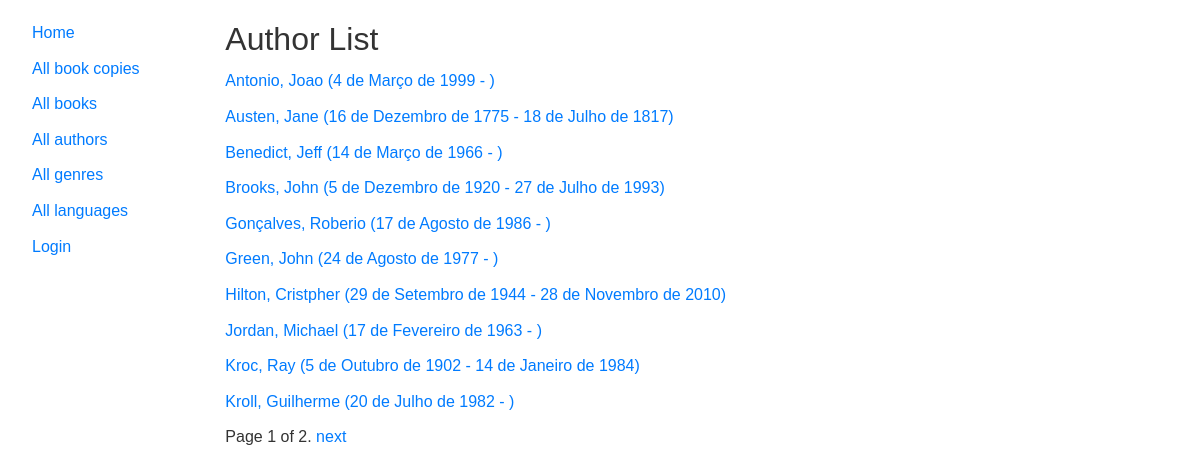
Screenshot of /catalog/authors/ with the database file from the repository.
### catalog/models.py (models this page shows)
class Author(models.Model):
    first_name = models.CharField(max_length=100)
    last_name = models.CharField(max_length=100)
    date_of_birth = models.DateField(null=True, blank=True)
    date_of_death = models.DateField('died', null=True, blank=True)
    class Meta:
        ordering = ['last_name', 'first_name']
    def get_absolute_url(self):
        return reverse('author-detail', args=[str(self.id)])
    def __str__(self):
        return f'{self.last_name}, {self.first_name}'

### catalog/views.py (the view)
# urls.py: path('authors/', views.AuthorListView.as_view(), name='author-list'),
class AuthorListView(generic.ListView):
    model = Author
    paginate_by = 10

### templates/catalog/author_list.html
{% extends "base_generic.html" %}
{% block content %}
<h1>Author List</h1>
{% if author_list %}
  <ul>
  {% for author in author_list %}
    <li>
      <a href="{{ author.get_absolute_url }}">
      {{ author }} ({{author.date_of_birth}} - {% if author.date_of_death %}{{author.date_of_death}}{% endif %})
      </a>
    </li>
  {% endfor %}
 </ul>
{% else %}
  <p>There are no authors available.</p>
{% endif %}
{% endblock %}

### static/css/styles.css (style rules this page uses)
body, h1, h2, p, ul, li { margin: 0; padding: 0; box-sizing: border-box; }
body { font-family: Arial, sans-serif; line-height: 1.6; color: #333; background-color: #ffffff; padding: 20px; }
h1 { color: #333; font-size: 2em; margin-bottom: 10px; }
ul { list-style-type: none; padding: 0; }
li { margin-bottom: 10px; }
a { text-decoration: none; color: #007bff; }

### rows the page displays
Author: last_name+first_name "Antonio, Joao", date_of_birth "4 de Março de 1999"
Author: last_name+first_name "Austen, Jane", date_of_birth "16 de Dezembro de 1775", date_of_death "18 de Julho de 1817"
Author: last_name+first_name "Benedict, Jeff", date_of_birth "14 de Março de 1966"
Author: last_name+first_name "Brooks, John", date_of_birth "5 de Dezembro de 1920", date_of_death "27 de Julho de 1993"
Author: last_name+first_name "Gonçalves, Roberio", date_of_birth "17 de Agosto de 1986"
Author: last_name+first_name "Green, John", date_of_birth "24 de Agosto de 1977"
Author: last_name+first_name "Hilton, Cristpher", date_of_birth "29 de Setembro de 1944", date_of_death "28 de Novembro de 2010"
Author: last_name+first_name "Jordan, Michael", date_of_birth "17 de Fevereiro de 1963"
Author: last_name+first_name "Kroc, Ray", date_of_birth "5 de Outubro de 1902", date_of_death "14 de Janeiro de 1984"
Author: last_name+first_name "Kroll, Guilherme", date_of_birth "20 de Julho de 1982"

### other values shown
{{ page_obj.number }} "1"
{{ page_obj.paginator.num_pages }} "2"
